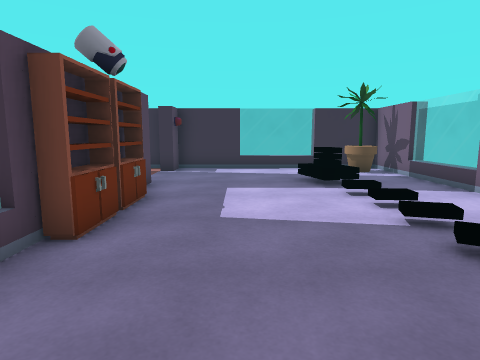
[1] (above)

18 first-person views from a walk through a Unity game level. The camera is 1.3 m above the floor, tilts 8° down and sees 75° across. The floor is counted in squares, 1 m on a side. Each view is taken from the middle of a square. On the plan, view 1 faces up. The plan holds only what a view shows up to about 14 squares ahead; the rest is blank. The place goes on beyond the plan. The player character is not drawn. Some animated figures are left out. Door leaves are left out, so doorways stand open. Some surface patterns are stand-ins.

[2]
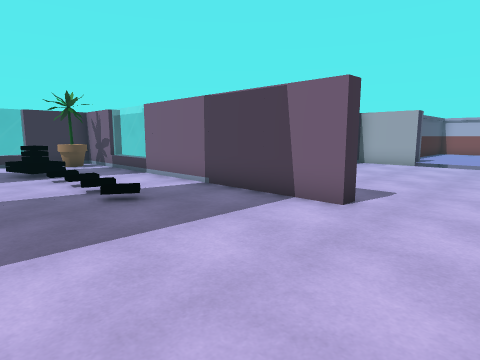

[3]
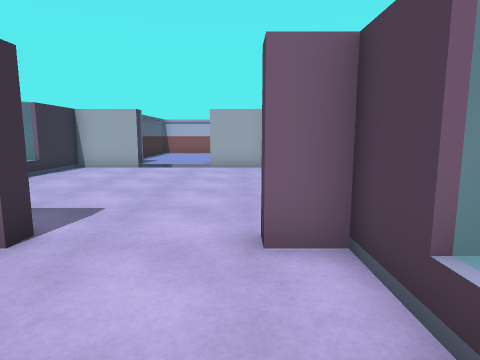

[4]
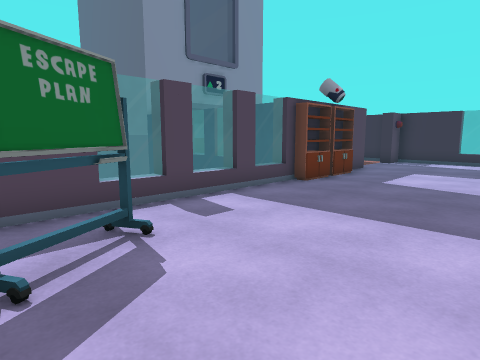

[5]
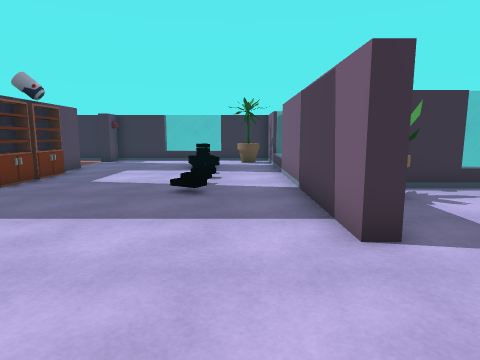

[6]
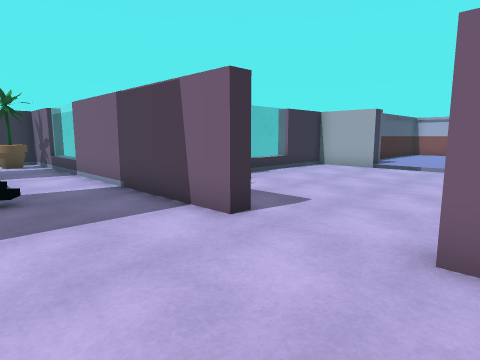

[7]
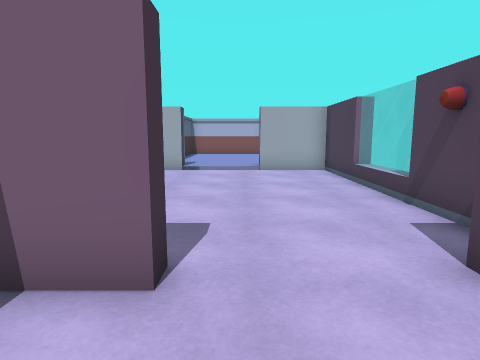

[8]
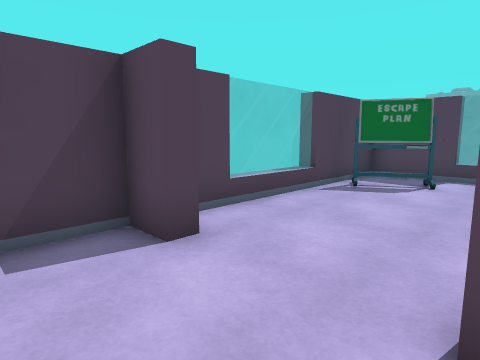

[9]
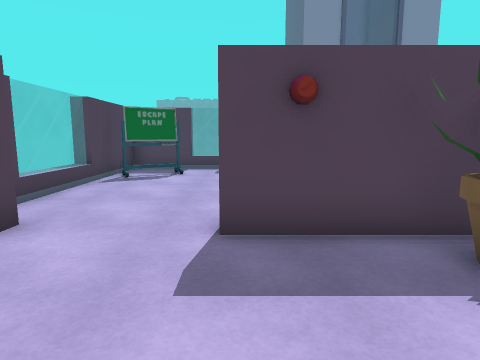

[10]
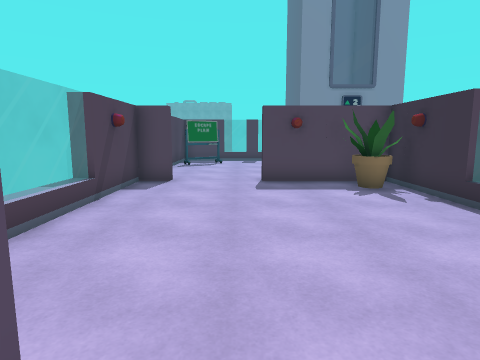

[11]
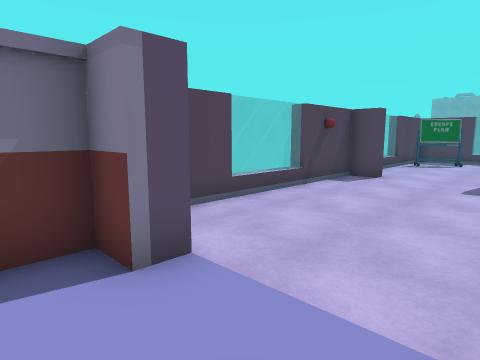

[12]
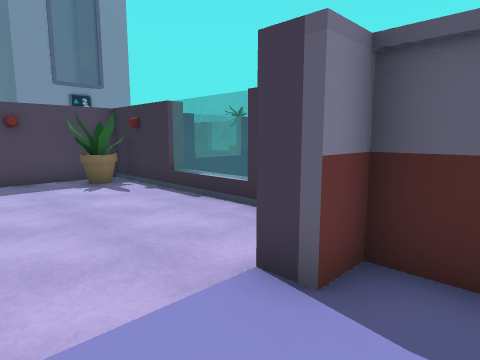

[13]
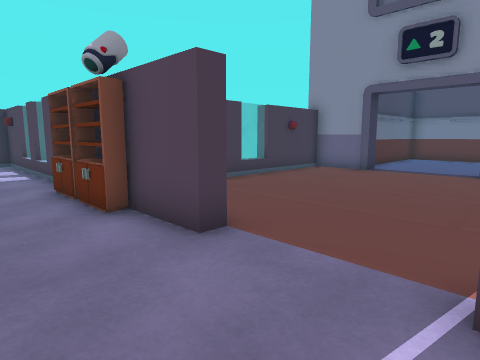

[14]
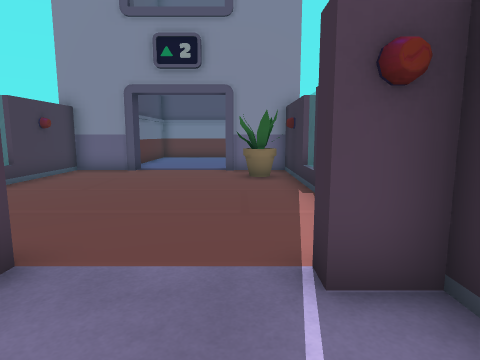

[15]
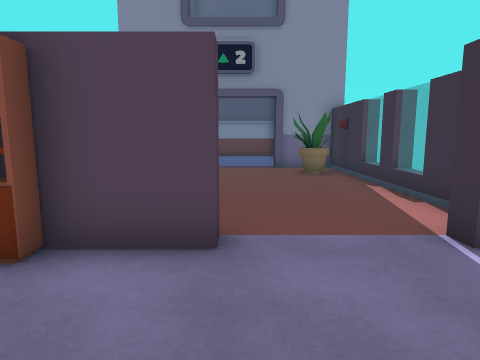

[16]
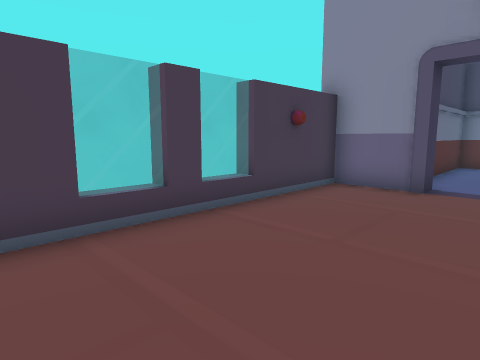

[17]
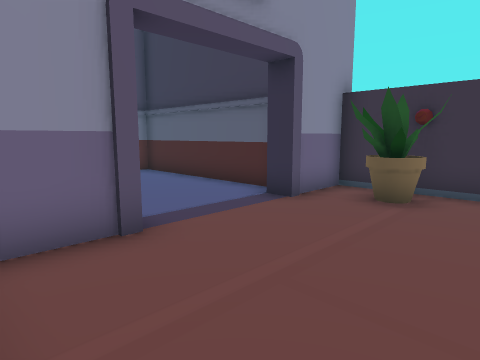

[18]
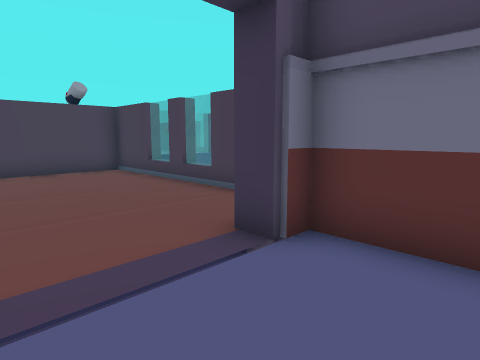

### Floor plan
Key: @ floor where view 1 was taken; # wall or solid block; . main floor; : floor 0.25 m higher than the main floor; D open door; = window, fence, low wall or low ledge; F flowerpot; O other object.
Columns run from 15 left of view 1 to 17 right of it. Each row starts with its distance up from view 1.
 13    ####=#=######===###
 12    #.F......#..... FF#
 11 ####.F............ FF#
 10 ..D..................=
  9 ..D..............O...=
  8 ..D.........#........=
  7 ..D#........#.....O..#
  6 ####........##....O..#
  5    #........##.......#
  4    ####=#=####.......####===###
  3             =.....O..#F.......#
  2             #........#F.......###
  1             =........#........D::
  0             #..@.....#........D::
 -1             =.................D::
 -2             #.O...............#::
 -3             #.O...............###
 -4             #..#.....#........#
 -5             #####===#####===###

Where each view was taken, in squares from view 1:
view 1: 0 up, 0 right, facing up
view 2: 3 down, 0 right, facing up-right
view 3: 3 down, 2 right, facing right
view 4: 4 down, 3 right, facing up-left
view 5: 4 down, 4 right, facing up
view 6: 4 down, 2 right, facing up-right
view 7: 1 down, 3 right, facing right
view 8: 0 up, 8 right, facing down-left
view 9: 0 up, 10 right, facing left
view 10: 1 down, 16 right, facing left
view 11: 1 up, 17 right, facing down-left
view 12: 1 down, 17 right, facing up-left
view 13: 12 up, 0 right, facing down-left
view 14: 11 up, 0 right, facing left
view 15: 9 up, 1 right, facing left
view 16: 9 up, 4 left, facing down-left
view 17: 5 up, 8 left, facing up-left
view 18: 10 up, 15 left, facing down-right
